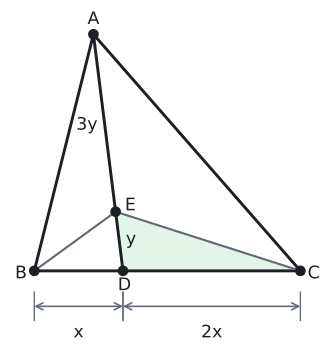

Source code (Python):
# Alıştırma 12: D ∈ [BC], |DC| = 2|BD|; E ∈ [AD], |AE| = 3|ED|; A(ABC) = 1200 m².
import sys; sys.path.insert(0, "tools")
from cizim import *

P = lambda x, y: np.array([float(x), float(y)])
uz = lambda X, Y: float(np.linalg.norm(X - Y))
def dik(K, X, Y, r):
    """K köşesinde KX ile KY arasındaki dik açı işareti (r: kenar boyu)."""
    a_ = (X - K) / uz(X, K) * r; b_ = (Y - K) / uz(Y, K) * r
    ax.plot(*zip(K + a_, K + a_ + b_, K + b_), color=SOLUK, lw=1.3)
def kenar(X, Y, metin, G, d, renk=YAZI, fs=13):
    """[XY] kenarının ortasına, G'den uzak yana d kadar açıkta etiket."""
    M = (X + Y) / 2; t = (Y - X) / uz(X, Y); n = np.array([-t[1], t[0]])
    if np.dot(n, M - G) < 0: n = -n
    ax.text(*(M + d * n), metin, ha="center", va="center", color=renk, fontsize=fs)
def olcu(X, Y, metin, kay, renk=SOLUK, fs=13):
    """X ile Y arasında, kay vektörü kadar kaydırılmış oklu ölçü çizgisi; yazı çizginin dışında."""
    kay = np.array(kay, dtype=float); X2, Y2 = X + kay, Y + kay
    ax.annotate("", xy=Y2, xytext=X2, arrowprops=dict(arrowstyle="<->", color=renk, lw=1.2, shrinkA=0, shrinkB=0))
    for Z in (X, Y): ax.plot(*zip(Z + kay * 0.6, Z + kay * 1.4), color=renk, lw=1)
    M = (X2 + Y2) / 2 + 0.75 * kay
    ax.text(*M, metin, ha="center", va="center", color=YAZI, fontsize=fs)
def harf(X, ad, dx, dy, renk=YAZI):
    nokta(ax, *X, "", renk=renk)
    ax.text(X[0] + dx, X[1] + dy, ad, ha="center", va="center", color=renk, fontsize=13)
def tik(X, Y, n=1, r=0.22, renk=SOLUK):
    """[XY] parçasının ortasına n adet eşitlik çentiği."""
    M = (X + Y) / 2; t = (Y - X) / uz(X, Y); nn = np.array([-t[1], t[0]])
    for i in range(n):
        Q = M + (i - (n - 1) / 2) * 0.16 * t
        ax.plot(*zip(Q - r * nn, Q + r * nn), color=renk, lw=1.3)
def alan(X, Y, Z):
    """XYZ üçgeninin alanı (kontrol için)."""
    u, v = Y - X, Z - X
    return abs(u[0] * v[1] - u[1] * v[0]) / 2
B, D, C, A = P(0, 0), P(3, 0), P(9, 0), P(2, 8); E = A + (D - A) * 3 / 4
print("oran A(EDC)/A(ABC)", round(alan(E, D, C) / alan(A, B, C), 4), "·1200 =", round(1200 * alan(E, D, C) / alan(A, B, C), 4))
G = (A + B + C) / 3
fig, ax = sekil(4.8, 4.6)
ax.set_aspect("equal"); ax.axis("off")
ax.add_patch(patches.Polygon([E, D, C], closed=True, facecolor=YESIL_ACIK, edgecolor="none"))
ax.plot(*zip(B, C, A, B), color=YAZI); ax.plot(*zip(A, D), color=YAZI)
ax.plot(*zip(B, E, C), color=SOLUK, lw=1.6)
harf(A, "A", 0, 0.5); harf(B, "B", -0.45, -0.1); harf(C, "C", 0.45, -0.1); harf(D, "D", 0.05, -0.5); harf(E, "E", 0.5, 0.2)
kenar(A, E, "3y", P(9, 0), 0.6); kenar(E, D, "y", P(-5, 0), 0.4)
olcu(B, D, "x", (0, -1.2)); olcu(D, C, "2x", (0, -1.2))
ax.set_xlim(-0.9, 9.9); ax.set_ylim(-2.6, 8.9)
kaydet(fig, __file__)
